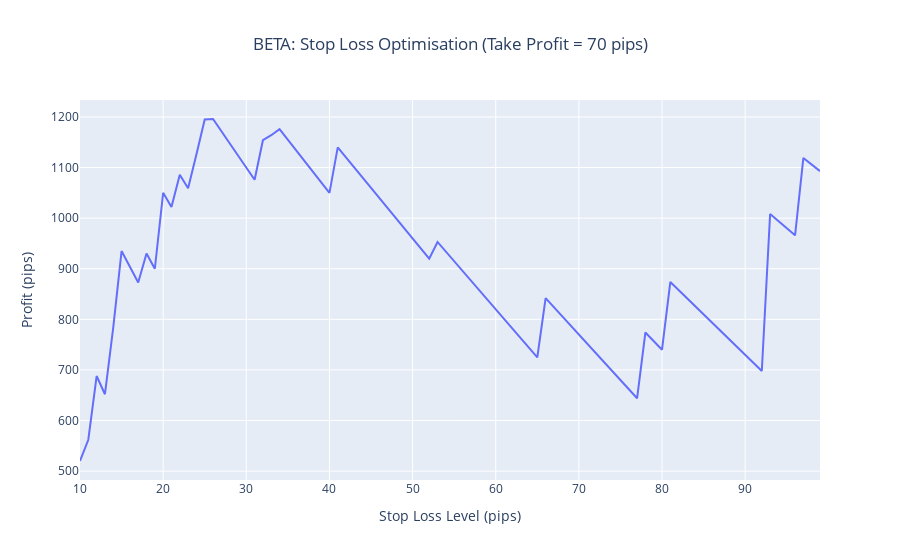

Notebook code for this chart:
### Code cell
# Stop Loss analysis
signals = load_beta_trades("./beta/BETA.csv")

take_profit = 70
stops = range(10, 100, 1)
profits = []

for stop in stops:
    total_profit = 0.0
    wins = 0
    losses = 0
    for signal in signals["TP3"]:
        signal.set_stop_loss_pips(stop)
        signal.set_take_profit_pips(take_profit)
        df = load_ticker(signal.ticker, 60)
        profit = analyse_signal(df, signal) * pip_factor(signal.ticker)
        if profit > 0:
            wins += 1
        else:
            losses += 1
        total_profit += profit
        #print(signal, profit)
    profits.append(total_profit)
    #print(stop, total_profit, wins, losses)
    
fig = go.Figure(data=go.Scatter(x=list(stops), y=profits))
fig.update_layout(
    title=f"BETA: Stop Loss Optimisation (Take Profit = {take_profit} pips)",
    title_x=0.5,
    xaxis_title="Stop Loss Level (pips)",
    yaxis_title="Profit (pips)"
)
fig.show()

### Figure 1 — Plotly figure (JSON) as saved in the notebook; plotly's stock layout.template omitted (floating-point values rounded to 4 significant figures)
{"data": [{"type": "scatter", "x": [10, 11, 12, 13, 14, 15, 16, 17, 18, 19, 20, 21, 22, 23, 24, 25, 26, 27, 28, 29, 30, 31, 32, 33, 34, 35, 36, 37, 38, 39, 40, 41, 42, 43, 44, 45, 46, 47, 48, 49, 50, 51, 52, 53, 54, 55, 56, 57, 58, 59, 60, 61, 62, 63, 64, 65, 66, 67, 68, 69, 70, 71, 72, 73, 74, 75, 76, 77, 78, 79, 80, 81, 82, 83, 84, 85, 86, 87, 88, 89, 90, 91, 92, 93, 94, 95, 96, 97, 98, 99], "y": [520.0, 562.0, 688.0, 652.0, 784.0, 935.0, 904.0, 873.0, 930.0, 900.0, 1050.0, 1022.0, 1086.0, 1059.0, 1126.0, 1195.0, 1196.0, 1172.0, 1148.0, 1124.0, 1100.0, 1076.0, 1154.0, 1164.0, 1176.0, 1155.0, 1134.0, 1113.0, 1092.0, 1071.0, 1050.0, 1140.0, 1120.0, 1100.0, 1080.0, 1060.0, 1040.0, 1020.0, 1000.0, 980.0, 960.0, 940.0, 920.0, 953.0, 934.0, 915.0, 896.0, 877.0, 858.0, 839.0, 820.0, 801.0, 782.0, 763.0, 744.0, 725.0, 842.0, 824.0, 806.0, 788.0, 770.0, 752.0, 734.0, 716.0, 698.0, 680.0, 662.0, 644.0, 774.0, 757.0, 740.0, 874.0, 858.0, 842.0, 826.0, 810.0, 794.0, 778.0, 762.0, 746.0, 730.0, 714.0, 698.0, 1008.0, 994.0, 980.0, 966.0, 1119.0, 1106.0, 1093.0]}], "layout": {"title": {"text": "BETA: Stop Loss Optimisation (Take Profit = 70 pips)", "x": 0.5}, "xaxis": {"title": {"text": "Stop Loss Level (pips)"}}, "yaxis": {"title": {"text": "Profit (pips)"}}}}
